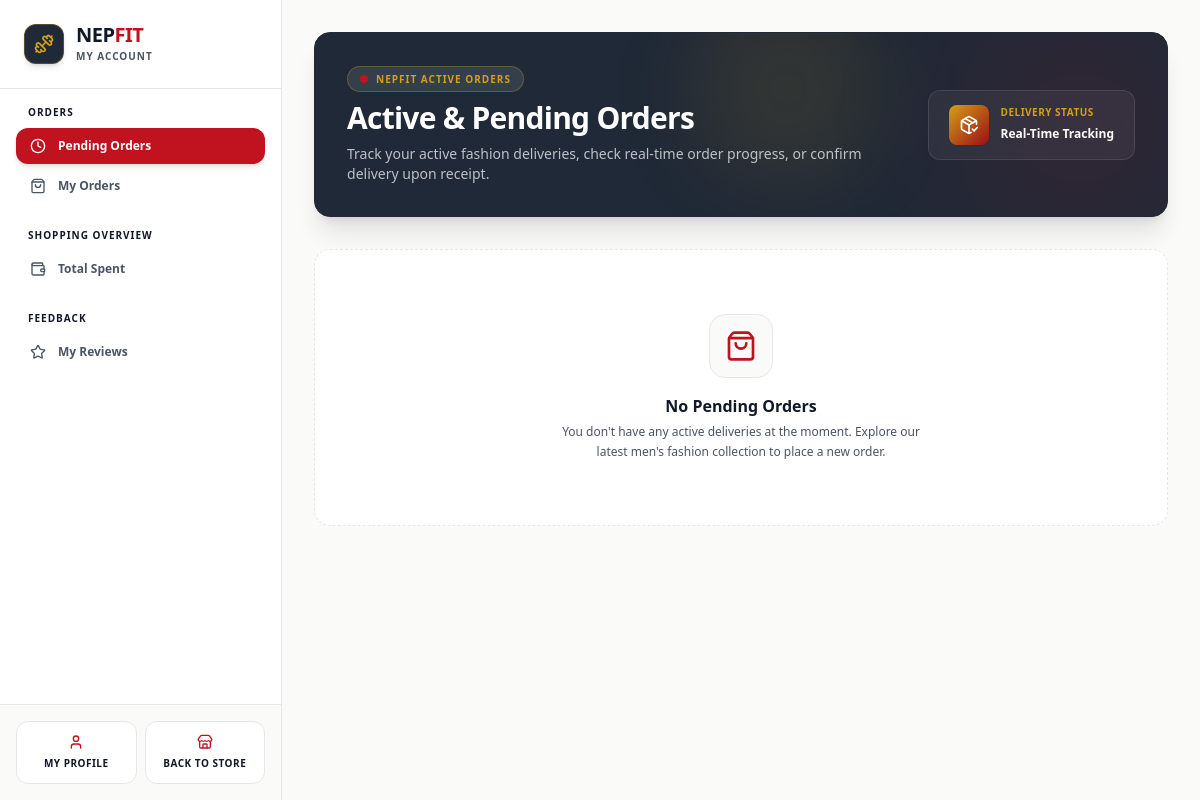
Before: /dashboard/ (signed in) with the older database file.
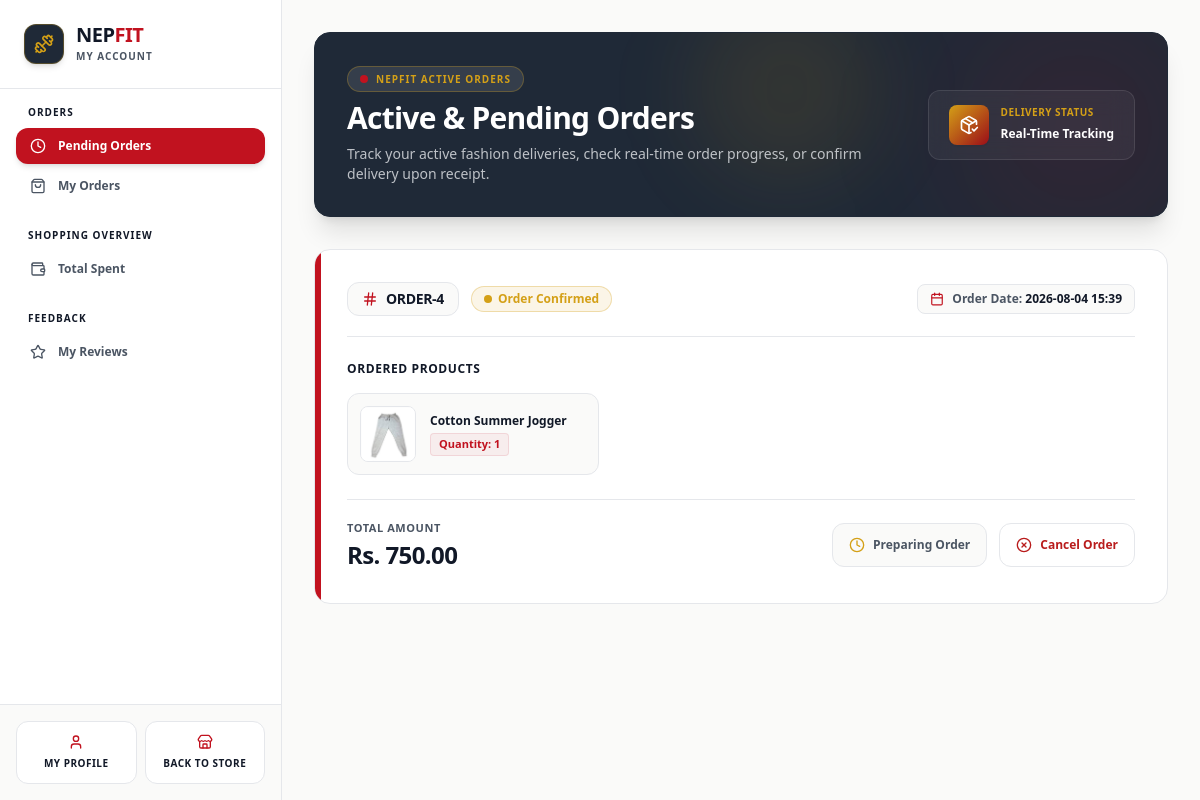
After: the same page with the newer database file.
### nf_app/models.py (models this page shows, shortened)
class Order(models.Model):
    class Status(models.TextChoices):
        CONFIRMED = 'confirmed', 'Order Confirmed'
        SHIPPING = 'shipping', 'In Transit'
        DELIVERED = 'delivered', 'Delivered'
        COMPLETED = 'completed', 'Completed'
        CANCELLED = 'cancelled', 'Cancelled'
    class PaymentMethod(models.TextChoices):
        ESEWA = 'esewa', 'eSewa'
        COD = 'cod', 'Cash on Delivery'
    customer = models.ForeignKey(User, on_delete=models.CASCADE, related_name='orders')
    total_amount = models.DecimalField(max_digits=12, decimal_places=2)
    status = models.CharField(max_length=20, choices=Status.choices, default=Status.CONFIRMED)
    transaction_id = models.CharField(max_length=100, blank=True, null=True, help_text="Payment provider tracking reference ID")
    shipping_address = models.TextField()
    payment_method = models.CharField(max_length=20, choices=PaymentMethod.choices, default=PaymentMethod.ESEWA)
    created_at = models.DateTimeField(auto_now_add=True)

class OrderItem(models.Model):
    order = models.ForeignKey(Order, on_delete=models.CASCADE, related_name='items')
    product = models.ForeignKey(Product, on_delete=models.CASCADE)
    price_at_purchase = models.DecimalField(max_digits=10, decimal_places=2)
    quantity = models.PositiveIntegerField(default=1)

class Product(models.Model):
    class Category(models.TextChoices):
        SHIRTS = 'shirts', 'Shirts'
        T_SHIRTS = 't_shirts', 'T-Shirts'
        PANTS = 'pants', 'Pants'
        HOODIES = 'hoodies', 'Hoodies'
        JACKETS = 'jackets', 'Jackets'
        SWEATSHIRTS = 'sweatshirts', 'Sweatshirts'
        JOGGERS = 'joggers', 'Joggers'
        SHORTS = 'shorts', 'Shorts'
    class Size(models.TextChoices):
        SMALL = 'S', 'Small'
        MEDIUM = 'M', 'Medium'
        LARGE = 'L', 'Large'
        XLARGE = 'XL', 'Extra Large'
        XXLARGE = 'XXL', 'Double Extra Large'
    name = models.CharField(max_length=255)
    brand = models.CharField(max_length=100, default='NepFit', help_text="Brand name (e.g., NepFit)")
    category = models.CharField(max_length=30, choices=Category.choices)
    size = models.CharField(max_length=10, choices=Size.choices, default=Size.MEDIUM, help_text="Default size for this product")
    description = models.TextField(help_text="Product details, fabric materials, and sizing guide.")
    price = models.DecimalField(max_digits=10, decimal_places=2)
    stock = models.PositiveIntegerField(default=10)
    product_image = models.ImageField(upload_to='images/products/')
    is_active = models.BooleanField(default=True)
    created_at = models.DateTimeField(auto_now_add=True)

### nf_app/views/dashboard.py (the view)
# urls.py: path('dashboard/', customer_dashboard_view, name='customer_dashboard')
@login_required
def customer_dashboard_view(request):
    if request.user.is_staff:
        messages.error(request, "You are not authorized to access the customer dashboard.")
        return redirect('home')
    section = request.GET.get('section', 'pending-orders')
    context = {
        'section': section,
        'gross_spent': Order.objects.filter(customer=request.user, status=Order.Status.COMPLETED).aggregate(total=models.Sum('total_amount'))['total'] or 0,
        'average_spent': Order.objects.filter(customer=request.user, status=Order.Status.COMPLETED).aggregate(avg=models.Avg('total_amount'))['avg'] or 0
    }
    if section == 'pending-orders':
        context['pending_orders'] = Order.objects.exclude(customer=request.user, status__in=[Order.Status.COMPLETED, Order.Status.CANCELLED]).order_by('-created_at')
    elif section == 'my-orders':
        context['orders'] = Order.objects.filter(customer=request.user, status__in=[Order.Status.COMPLETED, Order.Status.CANCELLED]).order_by('-created_at')
    elif section == 'my-reviews':
        context['reviews'] = Review.objects.filter(customer=request.user).order_by('-created_at')
    elif section == 'total-spent':
        context['total_spent'] = Order.objects.filter(customer=request.user, status=Order.Status.COMPLETED).order_by('-created_at')
    return render(request, 'dashboard/customer_dashboard.html', context)

### nf_app/templates/dashboard/customer_dashboard.html (shortened to what the changed rows need)
<!DOCTYPE html>
<html lang="en">
<head>
    {% load static %}
    <link href="{% static 'css/styles.css' %}" rel="stylesheet" />
</head>
<body class="bg-[#FAFAF9] flex min-h-screen text-[#4B5563] font-sans antialiased selection:bg-[#C1121F] selection:text-white">
    <div class="flex-grow flex flex-col min-w-0 h-screen overflow-hidden">
        <main class="flex-grow overflow-y-auto bg-[#FAFAF9] p-4 sm:p-6 lg:p-8">
            <div class="max-w-7xl mx-auto">
                {% if section == 'pending-orders' or not section %}
                    {% include 'dashboard/customer/_pending_orders.html' %}
                {% elif section == 'my-orders' %}
                    {% include 'dashboard/customer/_my_orders.html' %}
                {% elif section == 'total-spent' %}
                    {% include 'dashboard/customer/_total_spent.html' %}
                {% elif section == 'my-reviews' %}
                    {% include 'dashboard/customer/_my_reviews.html' %}
                {% endif %}
            </div>
        </main>
    </div>
</body>
</html>

### nf_app/templates/dashboard/customer/_pending_orders.html (shortened to what the changed rows need)
<div class="space-y-8">
    <div class="relative overflow-hidden rounded-2xl bg-[#1F2937] p-6 sm:p-8 border border-[#1F2937] shadow-xl">
        <div class="relative z-10 flex flex-col md:flex-row md:items-center justify-between gap-6">
            <div class="space-y-2">
                <h1 class="text-2xl sm:text-3xl font-black text-[#FFFFFF] tracking-tight">Active & Pending Orders</h1>
            </div>
        </div>
    </div>
    <div class="space-y-6">
        {% for order in pending_orders %}
            <div class="bg-[#FFFFFF] border border-[#E5E7EB] rounded-2xl p-6 sm:p-8 shadow-xs hover:shadow-md transition-all duration-300 relative overflow-hidden group">
                <div class="absolute top-0 left-0 w-1.5 h-full bg-[#C1121F]"></div>
                <div class="flex flex-wrap items-center justify-between gap-4 border-b border-[#E5E7EB] pb-5 mb-6">
                    <div class="flex flex-wrap items-center gap-3">
                        <div class="flex items-center gap-2 bg-[#FAFAF9] px-3.5 py-1.5 rounded-xl border border-[#E5E7EB]">
                            <i data-lucide="hash" class="w-4 h-4 text-[#C1121F]"></i>
                            <span class="font-extrabold text-sm text-[#111827] tracking-tight">ORDER-{{ order.id }}</span>
                        </div>
                        {% if order.status == 'confirmed' %}
                            <span class="inline-flex items-center gap-1.5 px-3 py-1 rounded-full bg-[#D4A017]/10 border border-[#D4A017]/30 text-[#D4A017] text-xs font-bold">
                                <span class="w-2 h-2 rounded-full bg-[#D4A017]"></span> {{ order.get_status_display }}
                            </span>
                        {% elif order.status == 'shipping' %}
                            <span class="inline-flex items-center gap-1.5 px-3 py-1 rounded-full bg-[#C1121F]/10 border border-[#C1121F]/30 text-[#C1121F] text-xs font-bold">
                                <span class="w-2 h-2 rounded-full bg-[#C1121F]"></span> {{ order.get_status_display }}
                            </span>
                        {% elif order.status == 'completed' or order.status == 'delivered' %}
                            <span class="inline-flex items-center gap-1.5 px-3 py-1 rounded-full bg-[#16A34A]/10 border border-[#16A34A]/30 text-[#16A34A] text-xs font-bold">
                                <span class="w-2 h-2 rounded-full bg-[#16A34A]"></span> {{ order.get_status_display }}
                            </span>
                        {% else %}
                            <span class="inline-flex items-center gap-1.5 px-3 py-1 rounded-full bg-[#FAFAF9] border border-[#E5E7EB] text-[#4B5563] text-xs font-bold">
                                <span class="w-2 h-2 rounded-full bg-[#4B5563]"></span> {{ order.get_status_display }}
                            </span>
                        {% endif %}
                    </div>
                    <div class="flex items-center gap-2 text-xs font-semibold text-[#4B5563] bg-[#FAFAF9] px-3 py-1.5 rounded-lg border border-[#E5E7EB]">
                        <i data-lucide="calendar" class="w-3.5 h-3.5 text-[#C1121F]"></i>
                        <span>Order Date: <strong class="text-[#111827]">{{ order.created_at|date:"Y-m-d H:i" }}</strong></span>
                    </div>
                </div>
                <div class="space-y-4 mb-6">
                    <div class="flex items-center justify-between">
                        <span class="text-xs font-bold uppercase tracking-wider text-[#111827]">Ordered Products</span>
                    </div>
                    <div class="grid grid-cols-1 sm:grid-cols-2 lg:grid-cols-3 gap-4">
                        {% for item in order.items.all %}
                            <div class="flex items-center gap-3.5 bg-[#FAFAF9] border border-[#E5E7EB] p-3 rounded-xl hover:border-[#C1121F]/30 transition-all">
                                <div class="w-14 h-14 bg-[#FFFFFF] border border-[#E5E7EB] rounded-lg overflow-hidden flex items-center justify-center shrink-0 shadow-2xs">
                                    {% if item.product.product_image %}
                                        <img src="{{ item.product.product_image.url }}" alt="{{ item.product.name }}" class="w-full h-full object-cover group-hover:scale-105 transition-transform duration-300">
                                    {% else %}
                                        <i data-lucide="shopping-bag" class="w-6 h-6 text-[#4B5563]"></i>
                                    {% endif %}
                                </div>
                                <div class="min-w-0 flex-1 space-y-1">
                                    <h4 class="text-xs font-bold text-[#111827] truncate leading-snug">{{ item.product.name }}</h4>
                                    <span class="inline-block text-[11px] font-extrabold text-[#C1121F] bg-[#C1121F]/5 px-2 py-0.5 rounded border border-[#C1121F]/10">Quantity: {{ item.quantity }}</span>
                                </div>
                            </div>
                        {% endfor %}
                    </div>
                </div>
                <div class="flex flex-col sm:flex-row items-start sm:items-center justify-between gap-4 pt-5 border-t border-[#E5E7EB]">
                    <div>
                        <span class="text-[11px] font-bold uppercase tracking-wider text-[#4B5563] block mb-0.5">Total Amount</span>
                        <span class="text-2xl font-black text-[#111827] tracking-tight">Rs. {{ order.total_amount|floatformat:2 }}</span>
                    </div>
                    <div class="flex items-center gap-3 w-full sm:w-auto justify-end">
                        {% if order.status == "confirmed" %}
                            <div class="bg-[#FAFAF9] border border-[#E5E7EB] text-[#4B5563] font-bold h-11 px-4 rounded-xl flex items-center gap-2 text-xs shadow-2xs">
                                <i data-lucide="clock" class="w-4 h-4 text-[#D4A017]"></i>
                                <span>Preparing Order</span>
                            </div>
                        {% elif order.status == "shipping" %}
                            <div class="bg-[#FAFAF9] border border-[#E5E7EB] text-[#4B5563] font-bold h-11 px-4 rounded-xl flex items-center gap-2 text-xs shadow-2xs">
                                <i data-lucide="truck" class="w-4 h-4 text-[#C1121F]"></i>
                                <span>Out for Delivery</span>
                            </div>
                        {% elif order.status == "delivered" %}
                            <a href="/order/complete/{{ order.id }}" class="bg-[#C1121F] hover:bg-[#9B0D18] text-[#FFFFFF] font-bold h-11 px-5 rounded-xl transition-all flex items-center justify-center gap-2 text-xs shadow-md active:scale-95">
                                <i data-lucide="check-circle" class="w-4 h-4"></i>
                                <span>Mark as Received</span>
                            </a>
                        {% endif %}
                        <a href="/order/cancel/{{ order.id }}" class="bg-[#FFFFFF] hover:bg-[#B91C1C]/10 border border-[#E5E7EB] hover:border-[#B91C1C]/30 text-[#B91C1C] font-bold h-11 px-4 rounded-xl transition-all flex items-center justify-center gap-2 text-xs active:scale-95" title="Cancel Order">
                            <i data-lucide="x-circle" class="w-4 h-4"></i>
                            <span class="hidden sm:inline">Cancel Order</span>
                        </a>
                    </div>
                </div>
            </div>
        {% empty %}
            <div class="flex flex-col items-center justify-center text-center p-12 sm:p-16 bg-[#FFFFFF] border border-dashed border-[#E5E7EB] rounded-2xl shadow-2xs">
                <div class="w-16 h-16 rounded-2xl bg-[#FAFAF9] border border-[#E5E7EB] flex items-center justify-center mb-4 text-[#C1121F] shadow-2xs">
                    <i data-lucide="shopping-bag" class="w-8 h-8"></i>
                </div>
                <h3 class="text-base font-bold text-[#111827]">No Pending Orders</h3>
                <p class="text-xs text-[#4B5563] mt-1 max-w-sm leading-relaxed">You don't have any active deliveries at the moment. Explore our latest men's fashion collection to place a new order.</p>
            </div>
        {% endfor %}
    </div>
</div>

Changed rows visible on the page:
added Order: id "4", status "Order Confirmed", created_at "2026-08-04 15:39", total_amount "750.00", shows "Preparing Order"
added OrderItem: product.product_image (picture), product.name "Cotton Summer Jogger", quantity "1"
Other visible differences:
text no longer shown: "No Pending Orders You don't have any active deliveries at the moment. Explore our latest men's fashion collection to place a new order."
